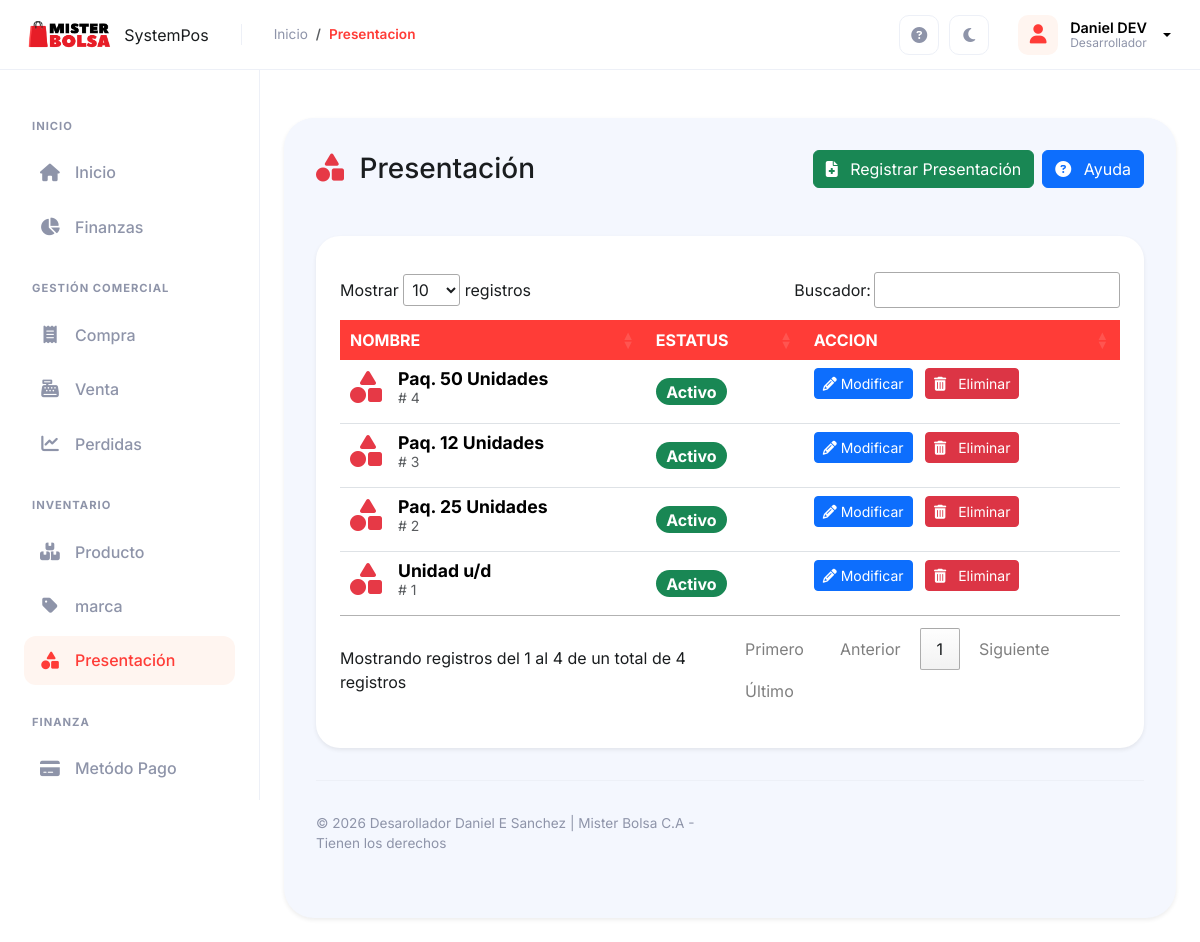
/controlador/presentacion.php (signed in), run on the app's committed database.
### tables this page shows
CREATE TABLE `presentacion` (
  `id_presentacion` int(11) NOT NULL,
  `nombre` varchar(100) NOT NULL,
  `estatus` int(1) NOT NULL
);

### modelo/presentacion.php (called while the page is built, shortened)
<?php
require_once 'conexion.php';
class Presentacion extends Conexion{
    function __construct(){
        $this->conex = new Conexion();
        $this->conex = $this->conex->conex();
    }
    public function consultar($limite = 200){
        try {
            $conex = $this->conex;
            $conex->beginTransaction();
            $registro ="SELECT * FROM presentacion WHERE estatus < 5 ORDER BY id_presentacion DESC LIMIT :limite";
            $consulta = $this->conex->prepare($registro);
            $consulta->bindParam(':limite', $limite, PDO::PARAM_INT);
            $resul = $consulta->execute();
            $datos=$consulta->fetchAll(PDO::FETCH_ASSOC);
            $conex->commit();
            $conex = null;
            return $datos;
        } catch (\PDOException $e) {
            if ($conex) {
                $conex->rollBack();
                $conex = null;
            }
            throw $e;
        }
    }
}
?>

### modelo/conexion.php (called while the page is built, shortened)
<?php
	class Conexion extends PDO{
	private $conex ;
	public function __construct(){
		$conexstring ="mysql:host="._DB_HOST_.";dbname="._DB_NAME_.";charset=utf8";
	try {
		$this->conex = new PDO($conexstring, _DB_USER_, _DB_PASS_);
		$this->conex->setAttribute(PDO::ATTR_ERRMODE, PDO::ERRMODE_EXCEPTION);
	}
	catch (PDOException $e) {
		die ("Conexión Fallida".$e->getMessage());
	}
}
	public function Conex(){
	return $this->conex;
	}
}
?>

### vista/presentacion.php (the view, shortened to what this page needs)
<!doctype html>
<html lang="en">
<head>
    <?php require_once 'complementos/head2.php'; ?>
</head>
<body>
  <?php require_once 'complementos/nav2.php'; ?>
  <?php require_once 'complementos/sidebar2.php'; ?>
  <div class="row">
      <div class="d-sm-flex align-items-center justify-content-between mb-5">
          <h1 class="h3 mb-0 TextOscuroTitel"> <i class="fa-solid fa-shapes me-2" style="color: #E63946;"></i>
          Presentación</h1>
           <div class="d-flex gap-2">
          <button type="button" class="btn btn-success TA1" data-bs-toggle="modal" data-bs-target="#exampleModal">
              <i class="fas fa-file-medical me-2"></i>
               Registrar Presentación
          </button>
           <button type="button" class="btn btn-primary" id="Teayuda">
                  <i class="fa-solid fa-circle-question me-2"></i>
                  Ayuda
            </button>
            </div>
      </div>
  </div>
  <div class="transaction-list shadow-sm border-0 DivOscuro1 TA2">
    <div class="table-responsive TextOscuro">
        <table id="myTable" class="table table-hover" style="width:100%">
          <thead class="table-color">
            <tr>
              <th>NOMBRE</th>
              <th>ESTATUS</th>
              <th>ACCION</th>
            </tr>
          </thead>
          <tbody>
            <?php
            $estatus_texto = array(
                  1 => 'Activo',
                  2 => 'No Activo',
                );
                $estatus_classes = array(
                  1=> 'badge rounded-pill bg-success ',
                  2=>'badge rounded-pill bg-warning',
                  3=> 'badge rounded-pill bg-danger'
                );
            foreach ($registro as $dato){
            ?>
                <tr>
               <td class="td-oscuro">
                  <div class="d-flex align-items-center">
                      <div class="me-3">
                          <i class="fa-solid fa-shapes fa-2x" style="color: #E63946;"></i>
                      </div>
                      <div>
                          <div class="fw-bold" style="font-size: 1.1rem;">
                              <?php echo $dato['nombre']; ?>
                          </div>
                          <div class="text-muted small">
                              # <?php echo $dato['id_presentacion']; ?>
                          </div>
                      </div>
                  </div>
              </td>
                <td class="td-oscuro align-middle">
                    <span class="<?= $estatus_classes[$dato['estatus']] ?> fa-1x">
                              <?php echo $estatus_texto[$dato['estatus']] ?>
                    </span>
                </td>
                <td class="td-oscuro align-middle">
                <form method="POST" action="?pagina=presentacion">
                    <button name="modificar" class="btn btn-primary btn-sm modificar me-2 TA3" value="<?php echo $dato['id_presentacion']?>"><i class="fas fa-pencil-alt" title="Editar"></i> Modificar </button>
                    <button type="button" onclick="eliminar(this)" class="btn btn-danger btn-sm eliminar TA4" value="<?php echo $dato['id_presentacion']?>"><i class="fas fa-trash-alt me-2" title="Eliminar"> </i> Eliminar </button>
                </form>
                </td>
                </tr>
              <?php } ?>
          </tbody>
        </table>
    </div>
  </div>
  <?php require_once 'complementos/footer2.php'; ?>
</body>
</html>

### assets/css/SystemPos.css (style rules this page uses)
:root { --neo-blue: #FF3C37; --neo-blue-dark: #1a3ab3; --neo-blue-light: #FFF5F0; --neo-bg: #ffffff; --neo-content-bg: #f4f7fe; --neo-text-gray: #8e94a9; --neo-white: #ffffff; --neo-danger: #a81b1b; --neo-success: #00c853; --sidebar-width: 260px; --Table-color: #FF3C37; --Titulo-for:#5F0A00; --Titulo2-for:#000000; --Color2:#5F0A00; --Color3:#B9A09B; --Color4:#AE1F23; --Color5:#C1121F; --Color6:#4b4b4b ; }
body { font-family: 'Inter', sans-serif; background-color: var(--neo-bg); color: #1a1d1f; overflow-x: hidden; }
.chart-container, .transaction-list { background: white; border-radius: 24px; padding: 1.5rem; margin-bottom: 1.5rem; }
.table-color th { background-color: var(--Table-color)!important; color: white !important; border: none !important; }

### assets/css/SystemPosOscuro.css (style rules this page uses)
:root { --text-blank:#fff; --BaseN1: #171717; --BaseN2:#222222; --BaseN3:#343434; --text-1:#FF3C37; --text-0:#000000; --text-2:#b4b4b4; --text-3:#1e5feb; }
body { transition: background-color .35s ease, color .35s ease; }

### data on the page
presentacion: nombre "Paq. 50 Unidades", id_presentacion "4", estatus "Activo"
presentacion: nombre "Paq. 12 Unidades", id_presentacion "3", estatus "Activo"
presentacion: nombre "Paq. 25 Unidades", id_presentacion "2", estatus "Activo"
presentacion: nombre "Unidad u/d", id_presentacion "1", estatus "Activo"

### other printed values
$vista "Presentacion"
$_SESSION['nombre'] "Daniel"
$_SESSION['apellido'] "DEV"
$_SESSION['nombre_tipo'] "Desarrollador"
